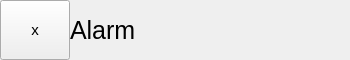
<?xml version="1.0" encoding="UTF-8"?>
<ui version="4.0">
 <class>AlarmListItem</class>
 <widget class="QWidget" name="AlarmListItem">
  <property name="geometry">
   <rect>
    <x>0</x>
    <y>0</y>
    <width>350</width>
    <height>60</height>
   </rect>
  </property>
  <property name="sizePolicy">
   <sizepolicy hsizetype="Preferred" vsizetype="Preferred">
    <horstretch>0</horstretch>
    <verstretch>0</verstretch>
   </sizepolicy>
  </property>
  <property name="windowTitle">
   <string>Form</string>
  </property>
  <property name="styleSheet">
   <string notr="true">font-size: 15px;</string>
  </property>
  <widget class="QPushButton" name="removeButton">
   <property name="geometry">
    <rect>
     <x>0</x>
     <y>0</y>
     <width>70</width>
     <height>60</height>
    </rect>
   </property>
   <property name="text">
    <string>x</string>
   </property>
  </widget>
  <widget class="QLabel" name="label">
   <property name="geometry">
    <rect>
     <x>70</x>
     <y>0</y>
     <width>280</width>
     <height>60</height>
    </rect>
   </property>
   <property name="font">
    <font>
     <pointsize>-1</pointsize>
    </font>
   </property>
   <property name="styleSheet">
    <string notr="true">font-size: 25px;</string>
   </property>
   <property name="text">
    <string>Alarm</string>
   </property>
  </widget>
 </widget>
 <resources/>
 <connections/>
</ui>
